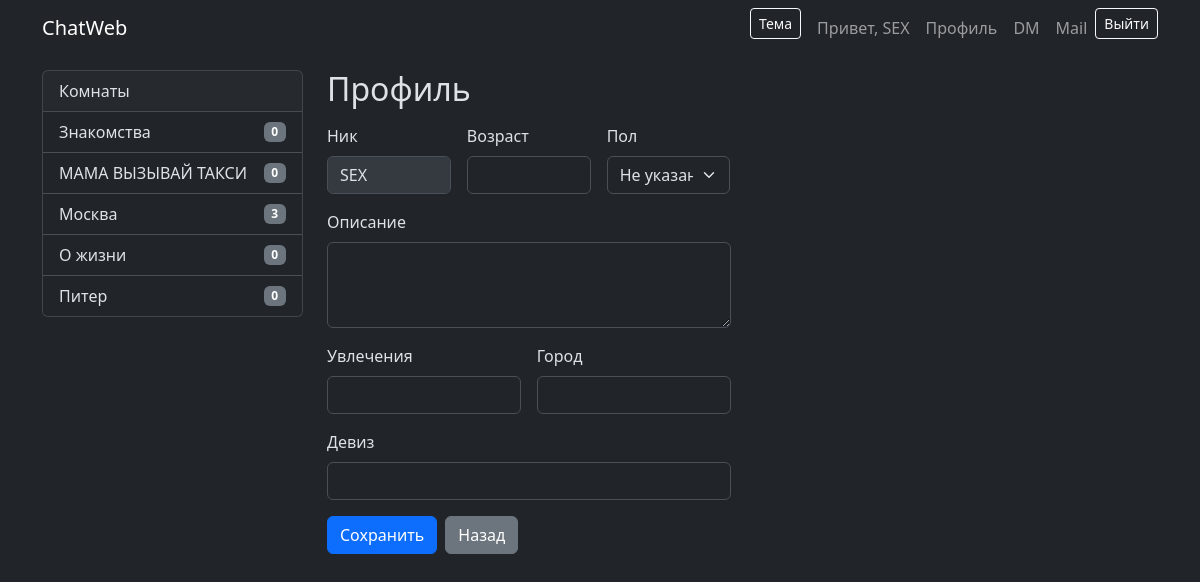
The page /profile (signed in) on the database its author committed.
### tables this page shows
CREATE TABLE rooms (
                room_id INTEGER PRIMARY KEY AUTOINCREMENT,
                name TEXT UNIQUE,
                description TEXT
            );

CREATE TABLE users (
                user_id INTEGER PRIMARY KEY,
                nickname TEXT UNIQUE,
                age INTEGER,
                gender TEXT,
                bio TEXT,
                current_room TEXT
            , hobbies TEXT, city TEXT, motto TEXT);

### web_app.py (the view, shortened to what this page needs)
@app.route('/profile', methods=['GET', 'POST'])
def profile():
    if 'nickname' not in session:
        return redirect(url_for('login'))
    nick = session['nickname']
    conn = get_db_connection()
    user = conn.execute("SELECT * FROM users WHERE nickname = ?", (nick,)).fetchone()
    conn.close()
    return render_template('profile.html', user=user)

### web_app.py (called while the page is built)
def get_db_connection():
    conn = sqlite3.connect(DB_PATH, detect_types=sqlite3.PARSE_DECLTYPES | sqlite3.PARSE_COLNAMES)
    conn.row_factory = sqlite3.Row
    return conn

@app.context_processor
def inject_rooms_sidebar():
    try:
        conn = get_db_connection()
        rooms = conn.execute("SELECT name, description FROM rooms ORDER BY name").fetchall()
        out = []
        for r in rooms:
            cnt = conn.execute("SELECT COUNT(*) as c FROM users WHERE current_room = ?", (r['name'],)).fetchone()['c']
            out.append({'name': r['name'], 'description': r['description'], 'count': cnt})
        conn.close()
        return { 'rooms_sidebar': out }
    except Exception:
        return { 'rooms_sidebar': [] }

def is_admin_nick(nickname: str) -> bool:
    if not nickname:
        return False
    conn = get_db_connection()
    row = conn.execute("SELECT role FROM auth WHERE nickname = ?", (nickname,)).fetchone()
    conn.close()
    return bool(row and (row['role'] or '').lower() == 'admin')

### templates/profile.html (shortened to what this page needs)
{% extends "base.html" %}
{% block content %}
<div class="row">
  <div class="col-lg-8 col-xl-6">
    <h2 class="mb-3">Профиль</h2>
    <form method="post">
      <div class="row g-3">
        <div class="col-md-4">
          <label class="form-label">Ник</label>
          <input class="form-control" value="{{ user.nickname }}" disabled>
        </div>
        <div class="col-md-4">
          <label class="form-label">Возраст</label>
          <input class="form-control" name="age" type="number" min="1" max="150" value="{{ user.age or '' }}">
        </div>
        <div class="col-md-4">
          <label class="form-label">Пол</label>
          <select class="form-select" name="gender">
            <option value="" {% if not user.gender %}selected{% endif %}>Не указан</option>
          </select>
        </div>
        <div class="col-12">
          <label class="form-label">Описание</label>
          <textarea class="form-control" rows="3" name="bio">{{ user.bio or '' }}</textarea>
        </div>
        <div class="col-md-6">
          <label class="form-label">Увлечения</label>
          <input class="form-control" name="hobbies" value="{{ user.hobbies or '' }}">
        </div>
        <div class="col-md-6">
          <label class="form-label">Город</label>
          <input class="form-control" name="city" value="{{ user.city or '' }}">
        </div>
        <div class="col-12">
          <label class="form-label">Девиз</label>
          <input class="form-control" name="motto" value="{{ user.motto or '' }}">
        </div>
      </div>
      <div class="mt-3 d-flex gap-2">
        <button class="btn btn-primary">Сохранить</button>
        <a class="btn btn-secondary" href="{{ url_for('index') }}">Назад</a>
      </div>
    </form>
  </div>
</div>
{% endblock %}

### templates/base.html (shortened to what this page needs)
<!doctype html>
<html lang="ru" data-bs-theme="dark">
<head>
  <link href="https://cdn.jsdelivr.net/npm/bootstrap@5.3.2/dist/css/bootstrap.min.css" rel="stylesheet">
</head>
<body>
<nav class="navbar navbar-expand-lg navbar-dark bg-dark fixed-top">
  <div class="container">
    <a class="navbar-brand" href="{{ url_for('index') }}">ChatWeb</a>
    <div class="collapse navbar-collapse">
      <ul class="navbar-nav ms-auto">
        <li class="nav-item me-2">
          <button id="themeToggle" class="btn btn-sm btn-outline-light">Тема</button>
        </li>
        {% if session.get('nickname') %}
          <li class="nav-item"><a class="nav-link" href="#">Привет, {{ session['nickname'] }}</a></li>
          <li class="nav-item"><a class="nav-link" href="{{ url_for('profile') }}">Профиль</a></li>
          <li class="nav-item"><a class="nav-link" href="{{ url_for('dm_index') }}">DM</a></li>
          <li class="nav-item"><a class="nav-link" href="{{ url_for('mail') }}">Mail</a></li>
          <li class="nav-item">
            <form action="{{ url_for('logout') }}" method="post" class="d-inline">
              <button class="btn btn-sm btn-outline-light">Выйти</button>
            </form>
          </li>
        {% else %}
          <li class="nav-item"><a class="nav-link" href="{{ url_for('login') }}">Войти</a></li>
          <li class="nav-item"><a class="nav-link" href="{{ url_for('register') }}">Регистрация</a></li>
        {% endif %}
      </ul>
    </div>
  </div>
</nav>
<div class="container">
  <div class="row">
    <aside class="col-lg-3 d-none d-lg-block">
      <div class="card mb-3">
        <div class="card-header">Комнаты</div>
        <div class="list-group list-group-flush" style="max-height: 60vh; overflow:auto;">
          {% for r in rooms_sidebar %}
            <a class="list-group-item list-group-item-action d-flex justify-content-between align-items-center" href="{{ url_for('room', room_name=r.name) }}">
              <span>{{ r.name }}</span>
              <span class="badge bg-secondary">{{ r.count }}</span>
            </a>
          {% else %}
            <div class="p-3 text-muted">Нет комнат</div>
          {% endfor %}
        </div>
      </div>
    </aside>
    <main class="col-lg-9">
      {% block content %}{% endblock %}
    </main>
  </div>
</div>
</body>
</html>

### templates/base.html (style rules this page uses)
body { padding-top: 70px; }

### rows shown on the page
rooms: name "Знакомства", count "0"
rooms: name "МАМА ВЫЗЫВАЙ ТАКСИ", count "0"
rooms: name "Москва", count "3"
rooms: name "О жизни", count "0"
rooms: name "Питер", count "0"
users: nickname "SEX"

### other values the page prints
{{ session['nickname'] }} "SEX"
